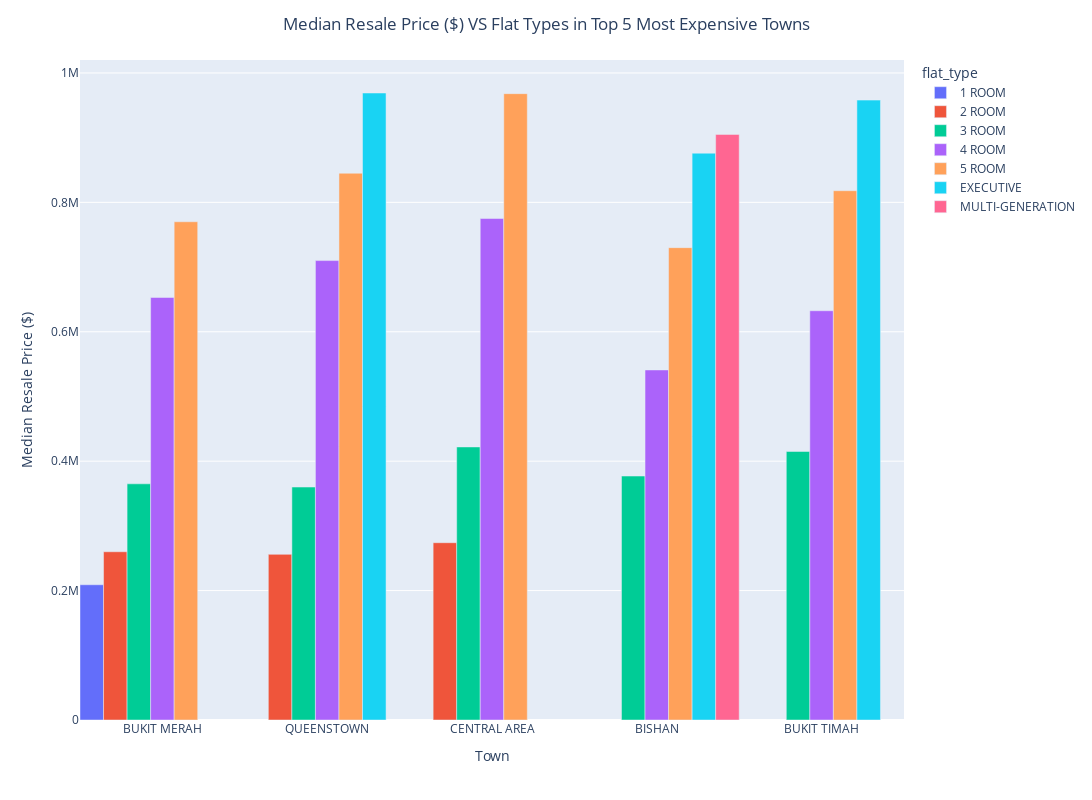

Notebook source saved alongside this figure:
### Code cell
# Bar plot of Resale Price ($) VS Full Flat Type in Top 5 Most Expensive Towns
fig4 = px.bar(median_resale_flat_type_top5town, 
              x = 'town', 
              y = 'resale_price', 
              color = 'flat_type', 
              barmode = 'group', 
              custom_data = 'flat_type', 
              width = 1200, 
              height = 800)
fig4.update_layout(title = {'text' : 'Median Resale Price ($) VS Flat Types in Top 5 Most Expensive Towns', 'x' : 0.5, 'xanchor' : 'center'}, 
                   xaxis_title_text='Town', 
                   yaxis_title_text='Median Resale Price ($)', 
                   bargap=0)
fig4.update_traces(hovertemplate ='Town: %{x}<br>Flat Type: %{customdata[0]}<br>Resale Price: $%{y}<extra></extra>')
fig4.show()

### Figure 1 — Plotly figure (JSON) as saved in the notebook; plotly's stock layout.template omitted (floating-point values rounded to 4 significant figures)
{"data": [{"alignmentgroup": "True", "customdata": [["1 ROOM"]], "hovertemplate": "Town: %{x}<br>Flat Type: %{customdata[0]}<br>Resale Price: $%{y}<extra></extra>", "legendgroup": "1 ROOM", "marker": {"color": "#636efa", "pattern": {"shape": ""}}, "name": "1 ROOM", "offsetgroup": "1 ROOM", "orientation": "v", "showlegend": true, "textposition": "auto", "type": "bar", "x": ["BUKIT MERAH"], "xaxis": "x", "y": [209000.0], "yaxis": "y"}, {"alignmentgroup": "True", "customdata": [["2 ROOM"], ["2 ROOM"], ["2 ROOM"]], "hovertemplate": "Town: %{x}<br>Flat Type: %{customdata[0]}<br>Resale Price: $%{y}<extra></extra>", "legendgroup": "2 ROOM", "marker": {"color": "#EF553B", "pattern": {"shape": ""}}, "name": "2 ROOM", "offsetgroup": "2 ROOM", "orientation": "v", "showlegend": true, "textposition": "auto", "type": "bar", "x": ["QUEENSTOWN", "BUKIT MERAH", "CENTRAL AREA"], "xaxis": "x", "y": [256000.0, 260000.0, 274000.0], "yaxis": "y"}, {"alignmentgroup": "True", "customdata": [["3 ROOM"], ["3 ROOM"], ["3 ROOM"], ["3 ROOM"], ["3 ROOM"]], "hovertemplate": "Town: %{x}<br>Flat Type: %{customdata[0]}<br>Resale Price: $%{y}<extra></extra>", "legendgroup": "3 ROOM", "marker": {"color": "#00cc96", "pattern": {"shape": ""}}, "name": "3 ROOM", "offsetgroup": "3 ROOM", "orientation": "v", "showlegend": true, "textposition": "auto", "type": "bar", "x": ["QUEENSTOWN", "BUKIT MERAH", "BISHAN", "BUKIT TIMAH", "CENTRAL AREA"], "xaxis": "x", "y": [360000.0, 365000.0, 377000.0, 415000.0, 422000.0], "yaxis": "y"}, {"alignmentgroup": "True", "customdata": [["4 ROOM"], ["4 ROOM"], ["4 ROOM"], ["4 ROOM"], ["4 ROOM"]], "hovertemplate": "Town: %{x}<br>Flat Type: %{customdata[0]}<br>Resale Price: $%{y}<extra></extra>", "legendgroup": "4 ROOM", "marker": {"color": "#ab63fa", "pattern": {"shape": ""}}, "name": "4 ROOM", "offsetgroup": "4 ROOM", "orientation": "v", "showlegend": true, "textposition": "auto", "type": "bar", "x": ["BISHAN", "BUKIT TIMAH", "BUKIT MERAH", "QUEENSTOWN", "CENTRAL AREA"], "xaxis": "x", "y": [541000.0, 632500.0, 653000.0, 710000.0, 775000.0], "yaxis": "y"}, {"alignmentgroup": "True", "customdata": [["5 ROOM"], ["5 ROOM"], ["5 ROOM"], ["5 ROOM"], ["5 ROOM"]], "hovertemplate": "Town: %{x}<br>Flat Type: %{customdata[0]}<br>Resale Price: $%{y}<extra></extra>", "legendgroup": "5 ROOM", "marker": {"color": "#FFA15A", "pattern": {"shape": ""}}, "name": "5 ROOM", "offsetgroup": "5 ROOM", "orientation": "v", "showlegend": true, "textposition": "auto", "type": "bar", "x": ["BISHAN", "BUKIT MERAH", "BUKIT TIMAH", "QUEENSTOWN", "CENTRAL AREA"], "xaxis": "x", "y": [730000.0, 770000.0, 818000.0, 845000.0, 968000.0], "yaxis": "y"}, {"alignmentgroup": "True", "customdata": [["EXECUTIVE"], ["EXECUTIVE"], ["EXECUTIVE"]], "hovertemplate": "Town: %{x}<br>Flat Type: %{customdata[0]}<br>Resale Price: $%{y}<extra></extra>", "legendgroup": "EXECUTIVE", "marker": {"color": "#19d3f3", "pattern": {"shape": ""}}, "name": "EXECUTIVE", "offsetgroup": "EXECUTIVE", "orientation": "v", "showlegend": true, "textposition": "auto", "type": "bar", "x": ["BISHAN", "BUKIT TIMAH", "QUEENSTOWN"], "xaxis": "x", "y": [876000.0, 958000.0, 969000.0], "yaxis": "y"}, {"alignmentgroup": "True", "customdata": [["MULTI-GENERATION"]], "hovertemplate": "Town: %{x}<br>Flat Type: %{customdata[0]}<br>Resale Price: $%{y}<extra></extra>", "legendgroup": "MULTI-GENERATION", "marker": {"color": "#FF6692", "pattern": {"shape": ""}}, "name": "MULTI-GENERATION", "offsetgroup": "MULTI-GENERATION", "orientation": "v", "showlegend": true, "textposition": "auto", "type": "bar", "x": ["BISHAN"], "xaxis": "x", "y": [905000.0], "yaxis": "y"}], "layout": {"bargap": 0, "barmode": "group", "height": 800, "legend": {"title": {"text": "flat_type"}, "tracegroupgap": 0}, "margin": {"t": 60}, "title": {"text": "Median Resale Price ($) VS Flat Types in Top 5 Most Expensive Towns", "x": 0.5, "xanchor": "center"}, "width": 1200, "xaxis": {"anchor": "y", "domain": [0, 1], "title": {"text": "Town"}}, "yaxis": {"anchor": "x", "domain": [0, 1], "title": {"text": "Median Resale Price ($)"}}}}
